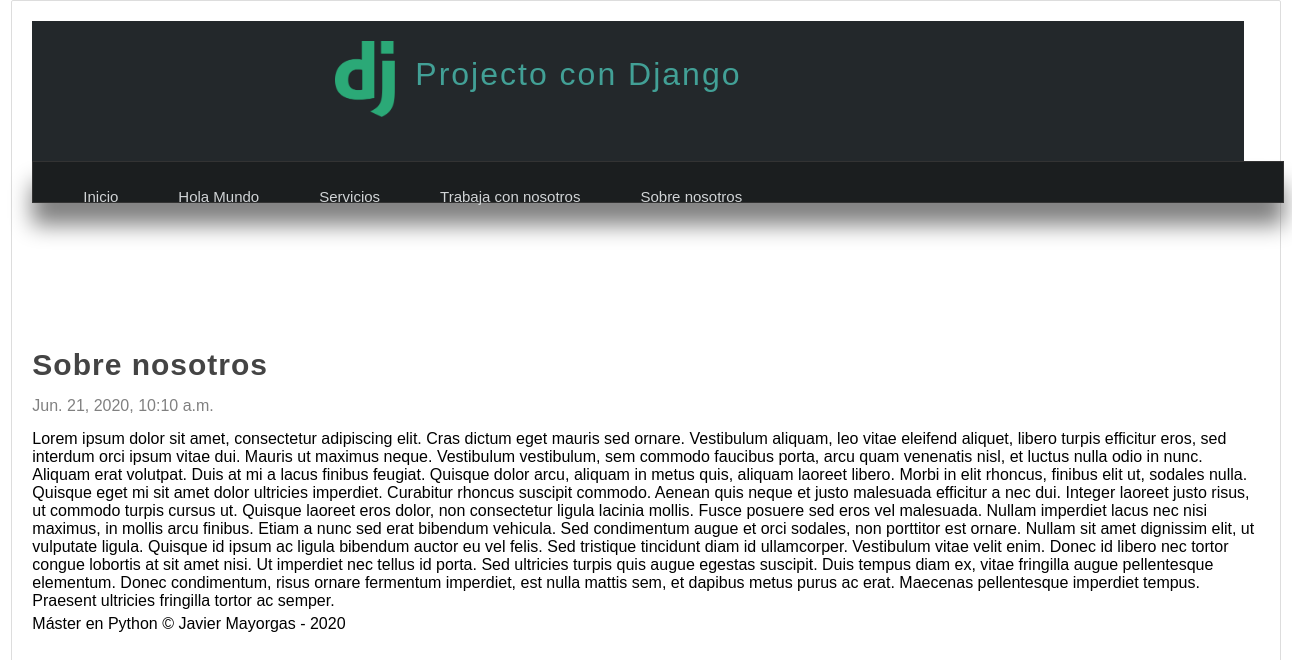
Page /pagina/sobre-nosotros on the committed database.
### pages/models.py (models this page shows, shortened)
class Page(models.Model):
    title = models.CharField(max_length = 50, verbose_name = "Titulo")
    content = RichTextField(verbose_name="Contenido")
    slug = models.CharField(unique = True, max_length = 150, verbose_name = "URL Amigable")
    visible = models.BooleanField(verbose_name="¿Visible?")
    created_at =models.DateTimeField(auto_now_add = True, verbose_name="Creado el")
    updated_at = models.DateTimeField(auto_now = True, verbose_name="Actualizado el")
    order = models.IntegerField(default = 0, verbose_name="Orden")
    class Meta:
        verbose_name = "Página"
        verbose_name_plural = "Páginas"

### pages/views.py (the view)
# urls.py: path('pagina/<str:slug>', views.page, name = "page"),
def page(request, slug):
    page = Page.objects.get(slug = slug)
    return render(request, 'pages/page.html', {
        "page": page
    })

### pages/context_processor.py (called while the page is built)
def get_pages(request):
    pages = Page.objects.filter(visible = True).order_by('order').values_list('id','title','slug')
    return {
        'pages':pages
    }

### pages/templates/pages/page.html (shortened to what this page needs)
{% extends 'layouts/layout.html'%}
{% block content %}
    <h1 class="title" >{{page.title}}</h1>
    <span class="date">{{page.created_at}}</span>
    <p class="content">
        {{page.content|safe}}
    </p>
{% endblock %}

### main_app/templates/layouts/layout.html (shortened to what this page needs)
<DOCTYPE html>
<html lang="es">
    <head>
        {% load static %}
        <link rel="stylesheet" type="text/css" href="{% static 'css/styles.css'%}"/>
    </head>
    <body class="box">
        <header>
            <div id="logotipo">
                <img src="{%static  'images/logo.png' %}" />
                <h1>Projecto con Django</h1>
            </div>
        </header>
        <nav>
            <ul>
                <li>
                    <a href="{% url 'inicio' %}">Inicio</a>
                </li>
                {% for page in pages %}
                    <li>
                        <a href = "{% url 'page' page.2 %}">{{page.1}}</a>
                    </li>
                {% endfor %}
            </ul>
        </nav>
        <div id="content">
            {% block content %}{% endblock %}
        </div>
        <footer>
            Máster en Python &copy; Javier Mayorgas - {% now "Y" %}
        </footer>
    </body>
</html>

### main_app/static/css/styles.css (style rules this page uses)
* { margin: 0px; padding: 0px; font-family: sans-serif, Arial, Helvetica; text-decoration: none; }
p, h2, h3, ul { margin-top: 5px; margin-bottom: 5px; }
ul, ol { margin-left: 20px; margin-bottom: 10px; }
body { background-color: #F2F2F2; }
.box { background: white; width: 95%; min-height: 930px; padding: 20px; border: 1px solid #ddd; border-radius: 2px; margin: 0 auto; }
header { width: 1212px; height: 140px; background-color: #23282B; margin: 0 px auto; }
#logotipo { width: 50%; height: 140px; margin: 0 auto; }
#logotipo h1 { display: block; letter-spacing: 2px; font-weight: lighter; color: #42a096; float: left; letter-spacing: 2px; margin-left: 20px; margin-top: 35px; }
#logotipo img { display: block; width: 60px; float:left; margin-top:20px; }
nav { width: 1250px; height: 40px; background-color: #1B1E1F; border: 1px solid #333333; margin: 0 auto; box-shadow: 0px 22px 22px gray; font-size: 15px; margin-bottom: 145px; }
nav ul { list-style: none; text-decoration: none; }
nav ul li { line-height: 40px; float: left; padding-right: 20px; padding-left: 20px; }
nav ul li a { display: block; padding: 10px; padding-right: 10px; padding-left: 10px; color: #d1d4d6; }
.title { color: #444; letter-spacing: 1px; font-size: 30px; margin-bottom: 5px; margin-top: 5px; }
.date { display: block; margin-top: 15px; margin-bottom: 15px; color: gray; }
.content { line-height: 25px; }

### rows in the picture
Page: title "Hola Mundo"
Page: title "Servicios"
Page: title "Trabaja con nosotros"
Page: title "Sobre nosotros", created_at "Jun. 21, 2020, 10:10 a.m.", content "Lorem ipsum dolor sit amet, consectetur adipiscing elit. Cras dictum eget mauris sed ornare. Vestibulum aliquam, leo vitae eleifend aliquet, libero turpis efficitur eros, sed interdum orci ipsum vitae dui. Mauris ut maximus neque. Vestibulum vestibulum, sem commodo faucibus porta, arcu quam venenatis nisl, et luctus nulla odio in nunc. Aliquam erat volutpat. Duis at mi a lacus finibus feugiat. Quisque dolor arcu, aliquam in metus quis, aliquam laoreet libero. Morbi in elit rhoncus, finibus elit ut, sodales nulla. Quisque eget mi sit amet dolor ultricies imperdiet. Curabitur rhoncus suscipit commodo. Aenean quis neque et justo malesuada efficitur a nec dui. Integer laoreet justo risus, ut…"
